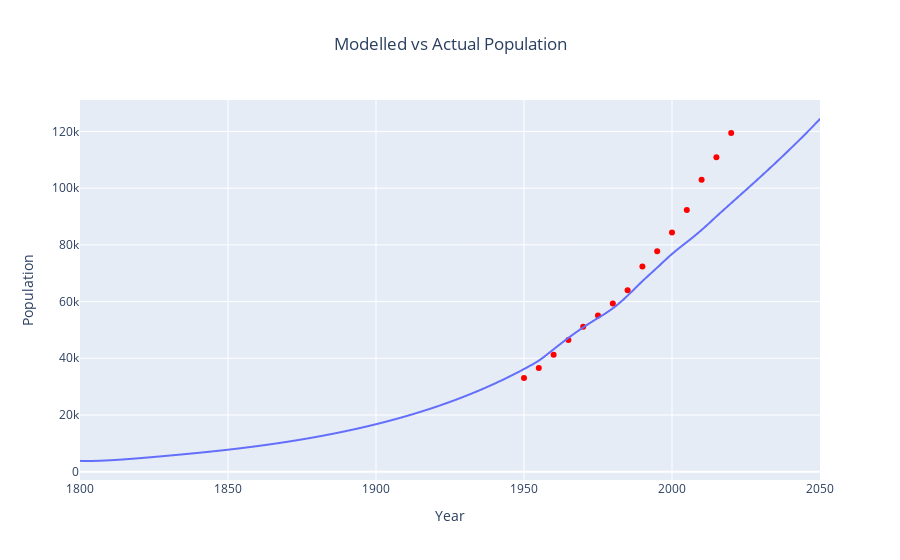

This figure's notebook cell:
### Code cell
fig2_1 = px.line(
    derived_df_0,
    x=derived_df_0.index,
    y="total_population",
)
fig2_2 = px.scatter(total_pop, x="year", y="sum")
fig2_2.update_traces(marker=dict(color="red"))
fig2_3 = go.Figure(
    data=fig2_1.data + fig2_2.data,
)
fig2_3.update_layout(
    title="Modelled vs Actual Population", title_x=0.5, xaxis_title="Year", yaxis_title="Population"
)
fig2_3.show()

### Figure 1 — Plotly figure (JSON) as saved in the notebook; plotly's stock layout.template omitted (floating-point values rounded to 4 significant figures; data arrays with more than 128 entries replaced by an {"elided": "..."} marker saying what was removed)
{"data": [{"hovertemplate": "index=%{x}<br>total_population=%{y}<extra></extra>", "legendgroup": "", "line": {"color": "#636efa", "dash": "solid"}, "marker": {"symbol": "circle"}, "mode": "lines", "name": "", "showlegend": false, "type": "scattergl", "x": {"elided": "2501 float values"}, "xaxis": "x", "y": {"elided": "2501 float values"}, "yaxis": "y"}, {"hovertemplate": "year=%{x}<br>sum=%{y}<extra></extra>", "legendgroup": "", "marker": {"color": "red", "symbol": "circle"}, "mode": "markers", "name": "", "orientation": "v", "showlegend": false, "type": "scatter", "x": [1950, 1955, 1960, 1965, 1970, 1975, 1980, 1985, 1990, 1995, 2000, 2005, 2010, 2015, 2020], "xaxis": "x", "y": [33048, 36573, 41202, 46429, 51151, 55114, 59301, 63986, 72400, 77723, 84396, 92325, 102927, 110929, 119447], "yaxis": "y"}], "layout": {"title": {"text": "Modelled vs Actual Population", "x": 0.5}, "xaxis": {"title": {"text": "Year"}}, "yaxis": {"title": {"text": "Population"}}}}
